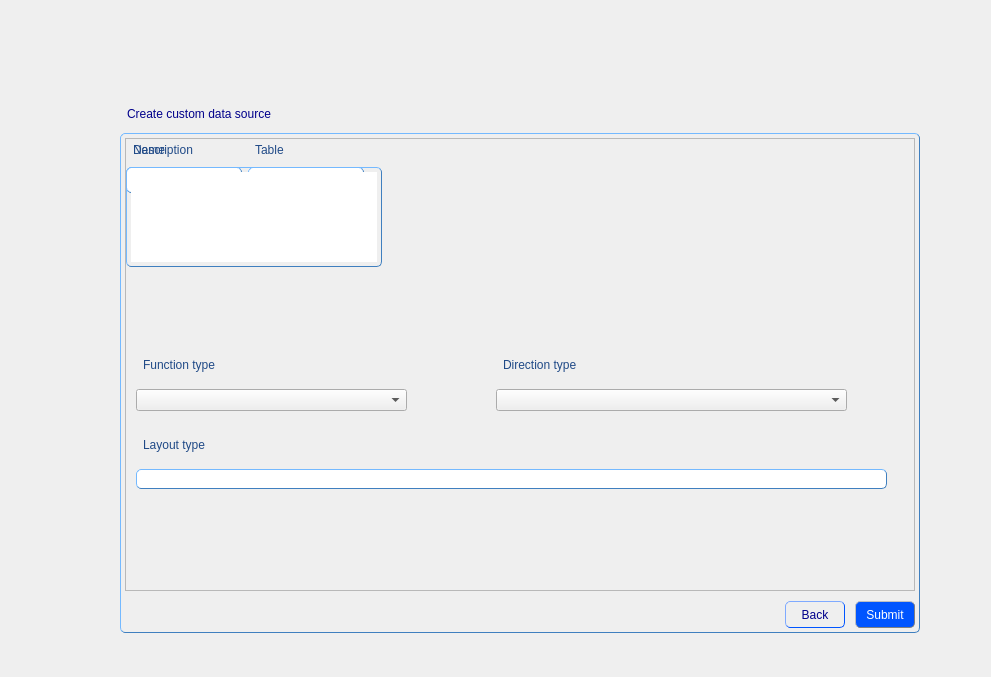
<?xml version="1.0" encoding="UTF-8"?>
<ui version="4.0">
 <class>CreateDataSourceForm</class>
 <widget class="QWidget" name="CreateDataSourceForm">
  <property name="geometry">
   <rect>
    <x>0</x>
    <y>0</y>
    <width>991</width>
    <height>677</height>
   </rect>
  </property>
  <property name="windowTitle">
   <string>Form</string>
  </property>
  <property name="styleSheet">
   <string notr="true">QPushButton {
               font: 10pt &quot;MS Shell Dlg 2&quot;;
              }

QPushButton:hover {
               color: blue;
               border: 1px solid grey;
               }

QPushButton:pressed {
               color:  darkblue;
               background: shadow;
               border-style: inset;
               }
QGroupBox {
               color: black;
               padding: 4px;
               border: 1px solid rgb(63, 127, 191); 
               border-radius: 5px;
               border-style: outset;
              }
QLabel {
               color: rgb(32, 74, 135);
               padding: 4px;
               border-radius: 5px;
               border-style: outset;
	           font: 11pt &quot;MS Shell Dlg 2&quot;;
              }
QLineEdit {
               color: black;
               padding: 4px;
               border: 1px solid rgb(63, 127, 191); 
               border-radius: 5px;
               border-style: outset;
	           font: 10pt &quot;MS Shell Dlg 2&quot;;
              }
QRadioButton {
               color: rgb(32, 74, 135);
               padding: 4px;
               border-radius: 5px;
               border-style: outset;
	           font: 11pt &quot;MS Shell Dlg 2&quot;;
              }
QTextEdit {
               color: black;
               padding: 4px;
               border: 1px solid rgb(63, 127, 191); 
               border-radius: 5px;
               border-style: outset;
	           font: 10pt &quot;MS Shell Dlg 2&quot;;
              }</string>
  </property>
  <widget class="QGroupBox" name="groupBox">
   <property name="geometry">
    <rect>
     <x>120</x>
     <y>133</y>
     <width>800</width>
     <height>500</height>
    </rect>
   </property>
   <property name="sizePolicy">
    <sizepolicy hsizetype="Preferred" vsizetype="Preferred">
     <horstretch>0</horstretch>
     <verstretch>0</verstretch>
    </sizepolicy>
   </property>
   <property name="minimumSize">
    <size>
     <width>800</width>
     <height>500</height>
    </size>
   </property>
   <property name="maximumSize">
    <size>
     <width>700</width>
     <height>500</height>
    </size>
   </property>
   <property name="styleSheet">
    <string notr="true"/>
   </property>
   <property name="title">
    <string/>
   </property>
   <layout class="QGridLayout" name="gridLayout">
    <property name="leftMargin">
     <number>0</number>
    </property>
    <property name="topMargin">
     <number>0</number>
    </property>
    <property name="rightMargin">
     <number>0</number>
    </property>
    <property name="bottomMargin">
     <number>0</number>
    </property>
    <property name="spacing">
     <number>0</number>
    </property>
    <item row="3" column="0">
     <layout class="QHBoxLayout" name="horizontalLayout_4">
      <property name="spacing">
       <number>0</number>
      </property>
      <item>
       <spacer name="horizontalSpacer">
        <property name="orientation">
         <enum>Qt::Horizontal</enum>
        </property>
        <property name="sizeHint" stdset="0">
         <size>
          <width>40</width>
          <height>20</height>
         </size>
        </property>
       </spacer>
      </item>
      <item>
       <widget class="QToolButton" name="backButton">
        <property name="minimumSize">
         <size>
          <width>60</width>
          <height>0</height>
         </size>
        </property>
        <property name="styleSheet">
         <string notr="true">QToolButton {
                color: darkblue;
               padding: 4px;
               border: 1px solid rgb(0, 85, 255); 
               border-radius: 5px;
               border-style: outset;
               font: 10pt &quot;MS Shell Dlg 2&quot;;
              }

QToolButton:hover {
               color: white;
               border: 1px solid grey;
               background-color: rgb(0, 78, 235);
               }

QToolButton:pressed {
               color: rgb(0, 0, 197)
               background: shadow;
               border-style: inset;
               }</string>
        </property>
        <property name="text">
         <string>Back</string>
        </property>
       </widget>
      </item>
      <item>
       <spacer name="horizontalSpacer_6">
        <property name="orientation">
         <enum>Qt::Horizontal</enum>
        </property>
        <property name="sizeType">
         <enum>QSizePolicy::Minimum</enum>
        </property>
        <property name="sizeHint" stdset="0">
         <size>
          <width>10</width>
          <height>20</height>
         </size>
        </property>
       </spacer>
      </item>
      <item>
       <widget class="QToolButton" name="submitButton">
        <property name="minimumSize">
         <size>
          <width>60</width>
          <height>0</height>
         </size>
        </property>
        <property name="styleSheet">
         <string notr="true">QToolButton {
               color: white;
               padding: 4px;
               border: 1px solid grey; 
               border-radius: 5px;
               border-style: outset;
               max-width: 120px;
               background-color: rgb(0, 85, 255);
               font: 10pt &quot;MS Shell Dlg 2&quot;;
              }

QToolButton:hover {
               color: darkblue;
               border: 1px solid grey;
               background-color: rgb(255, 255, 255);
               }

QToolButton:pressed {
               color: rgb(0, 0, 197)
               background: shadow;
               border-style: inset;
			    background-color: rgb(0, 78, 235);
               }</string>
        </property>
        <property name="text">
         <string>Submit</string>
        </property>
       </widget>
      </item>
     </layout>
    </item>
    <item row="1" column="0">
     <widget class="QScrollArea" name="scrollArea">
      <property name="styleSheet">
       <string notr="true"/>
      </property>
      <property name="widgetResizable">
       <bool>true</bool>
      </property>
      <widget class="QWidget" name="scrollAreaWidgetContents">
       <property name="geometry">
        <rect>
         <x>0</x>
         <y>0</y>
         <width>788</width>
         <height>447</height>
        </rect>
       </property>
       <widget class="QComboBox" name="funcTypeBox">
        <property name="geometry">
         <rect>
          <x>10</x>
          <y>250</y>
          <width>271</width>
          <height>22</height>
         </rect>
        </property>
       </widget>
       <widget class="QLabel" name="label_5">
        <property name="geometry">
         <rect>
          <x>10</x>
          <y>210</y>
          <width>111</width>
          <height>31</height>
         </rect>
        </property>
        <property name="text">
         <string>Function type</string>
        </property>
       </widget>
       <widget class="QLabel" name="label_6">
        <property name="geometry">
         <rect>
          <x>370</x>
          <y>210</y>
          <width>111</width>
          <height>31</height>
         </rect>
        </property>
        <property name="text">
         <string>Direction type</string>
        </property>
       </widget>
       <widget class="QComboBox" name="descriptionTypeBox">
        <property name="geometry">
         <rect>
          <x>370</x>
          <y>250</y>
          <width>351</width>
          <height>22</height>
         </rect>
        </property>
       </widget>
       <widget class="QLabel" name="label_7">
        <property name="geometry">
         <rect>
          <x>10</x>
          <y>290</y>
          <width>111</width>
          <height>31</height>
         </rect>
        </property>
        <property name="text">
         <string>Layout type</string>
        </property>
       </widget>
       <widget class="QLineEdit" name="lineEdit">
        <property name="geometry">
         <rect>
          <x>10</x>
          <y>330</y>
          <width>751</width>
          <height>20</height>
         </rect>
        </property>
       </widget>
       <widget class="QWidget" name="">
        <layout class="QHBoxLayout" name="horizontalLayout">
         <item>
          <layout class="QVBoxLayout" name="verticalLayout">
           <item>
            <widget class="QLabel" name="label_2">
             <property name="text">
              <string>Name</string>
             </property>
            </widget>
           </item>
           <item>
            <widget class="QLineEdit" name="nameLine"/>
           </item>
          </layout>
         </item>
         <item>
          <layout class="QVBoxLayout" name="verticalLayout_2">
           <item>
            <widget class="QLabel" name="label_3">
             <property name="text">
              <string>Table</string>
             </property>
            </widget>
           </item>
           <item>
            <widget class="QLineEdit" name="tableLine"/>
           </item>
          </layout>
         </item>
        </layout>
       </widget>
       <widget class="QWidget" name="">
        <layout class="QVBoxLayout" name="verticalLayout_3">
         <item>
          <widget class="QLabel" name="label_4">
           <property name="text">
            <string>Description</string>
           </property>
          </widget>
         </item>
         <item>
          <widget class="QTextEdit" name="descreptionEdit">
           <property name="sizePolicy">
            <sizepolicy hsizetype="Expanding" vsizetype="Maximum">
             <horstretch>0</horstretch>
             <verstretch>0</verstretch>
            </sizepolicy>
           </property>
           <property name="maximumSize">
            <size>
             <width>16777215</width>
             <height>100</height>
            </size>
           </property>
          </widget>
         </item>
        </layout>
       </widget>
      </widget>
     </widget>
    </item>
    <item row="2" column="0">
     <spacer name="verticalSpacer">
      <property name="orientation">
       <enum>Qt::Vertical</enum>
      </property>
      <property name="sizeType">
       <enum>QSizePolicy::Maximum</enum>
      </property>
      <property name="sizeHint" stdset="0">
       <size>
        <width>20</width>
        <height>10</height>
       </size>
      </property>
     </spacer>
    </item>
   </layout>
  </widget>
  <widget class="QLabel" name="label">
   <property name="geometry">
    <rect>
     <x>120</x>
     <y>100</y>
     <width>800</width>
     <height>27</height>
    </rect>
   </property>
   <property name="styleSheet">
    <string notr="true">QLabel {
               color: darkblue;
               padding: 4px;
               border-radius: 5px;
               border-style: outset;
	           font: 12pt &quot;MS Shell Dlg 2&quot;;
              }</string>
   </property>
   <property name="text">
    <string>Create custom data source</string>
   </property>
  </widget>
 </widget>
 <resources/>
 <connections/>
</ui>
